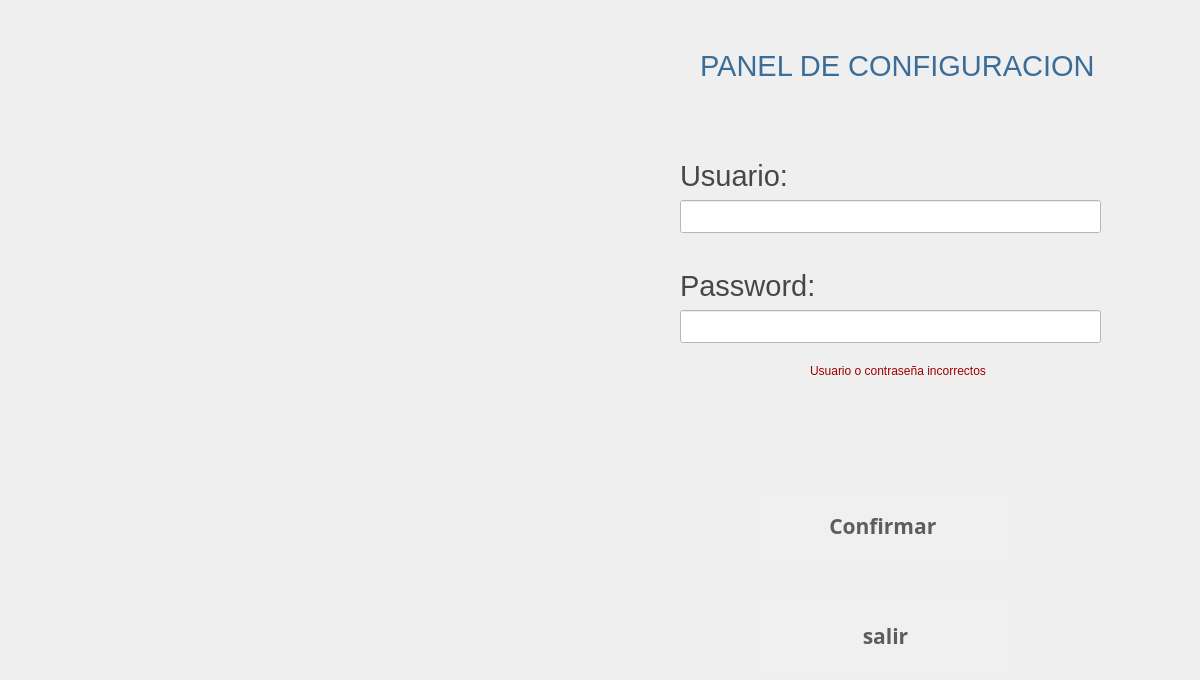
   <widget class="QWidget" name="page_19">
    <widget class="QPushButton" name="bentrar">
     <property name="geometry">
      <rect>
       <x>760</x>
       <y>490</y>
       <width>251</width>
       <height>71</height>
      </rect>
     </property>
     <property name="font">
      <font>
       <family>Ubuntu Mono</family>
       <pointsize>16</pointsize>
       <weight>75</weight>
       <italic>false</italic>
       <bold>true</bold>
       <underline>false</underline>
      </font>
     </property>
     <property name="toolTip">
      <string>Ayuda</string>
     </property>
     <property name="toolTipDuration">
      <number>3</number>
     </property>
     <property name="whatsThis">
      <string extracomment="help"/>
     </property>
     <property name="styleSheet">
      <string notr="true">background-color:rgb(240, 240, 240);
color:rgb(93, 93, 93);
border-radius:80%</string>
     </property>
     <property name="text">
      <string>Confirmar </string>
     </property>
     <property name="icon">
      <iconset>
       <normaloff>../../../../../cajsSATELITE/eum/app/cajeroF/iconos/fl.png</normaloff>../../../../../cajsSATELITE/eum/app/cajeroF/iconos/fl.png</iconset>
     </property>
     <property name="iconSize">
      <size>
       <width>40</width>
       <height>40</height>
      </size>
     </property>
    </widget>
    <widget class="QPushButton" name="bsalirLogin">
     <property name="geometry">
      <rect>
       <x>760</x>
       <y>600</y>
       <width>251</width>
       <height>71</height>
      </rect>
     </property>
     <property name="font">
      <font>
       <family>Ubuntu Mono</family>
       <pointsize>16</pointsize>
       <weight>75</weight>
       <italic>false</italic>
       <bold>true</bold>
       <underline>false</underline>
      </font>
     </property>
     <property name="toolTip">
      <string>Ayuda</string>
     </property>
     <property name="toolTipDuration">
      <number>3</number>
     </property>
     <property name="whatsThis">
      <string extracomment="help"/>
     </property>
     <property name="styleSheet">
      <string notr="true">background-color:rgb(240, 240, 240);
color:rgb(93, 93, 93);
border-radius:80%</string>
     </property>
     <property name="text">
      <string>salir</string>
     </property>
     <property name="icon">
      <iconset>
       <normaloff>../../../../../cajsSATELITE/eum/app/cajeroF/iconos/fb5.png</normaloff>../../../../../cajsSATELITE/eum/app/cajeroF/iconos/fb5.png</iconset>
     </property>
     <property name="iconSize">
      <size>
       <width>40</width>
       <height>40</height>
      </size>
     </property>
    </widget>
    <widget class="QLabel" name="ltime_48">
     <property name="geometry">
      <rect>
       <x>680</x>
       <y>160</y>
       <width>381</width>
       <height>31</height>
      </rect>
     </property>
     <property name="font">
      <font>
       <family>Segoe UI</family>
       <pointsize>22</pointsize>
       <weight>50</weight>
       <italic>false</italic>
       <bold>false</bold>
      </font>
     </property>
     <property name="styleSheet">
      <string notr="true">background-color:transparent;
color:rgb(71, 71, 71)
</string>
     </property>
     <property name="text">
      <string>Usuario:</string>
     </property>
    </widget>
    <widget class="QLineEdit" name="lusu">
     <property name="geometry">
      <rect>
       <x>680</x>
       <y>200</y>
       <width>421</width>
       <height>33</height>
      </rect>
     </property>
     <property name="styleSheet">
      <string notr="true">background-color:white;
color:black;</string>
     </property>
    </widget>
    <widget class="QLabel" name="ltime_49">
     <property name="geometry">
      <rect>
       <x>680</x>
       <y>270</y>
       <width>391</width>
       <height>31</height>
      </rect>
     </property>
     <property name="font">
      <font>
       <family>Segoe UI</family>
       <pointsize>22</pointsize>
       <weight>50</weight>
       <italic>false</italic>
       <bold>false</bold>
      </font>
     </property>
     <property name="styleSheet">
      <string notr="true">background-color:transparent;
color:rgb(71, 71, 71)
</string>
     </property>
     <property name="text">
      <string>Password:</string>
     </property>
    </widget>
    <widget class="QLineEdit" name="lcont">
     <property name="geometry">
      <rect>
       <x>680</x>
       <y>310</y>
       <width>421</width>
       <height>33</height>
      </rect>
     </property>
     <property name="styleSheet">
      <string notr="true">background-color:white;
color:black;</string>
     </property>
     <property name="echoMode">
      <enum>QLineEdit::Password</enum>
     </property>
    </widget>
    <widget class="QLabel" name="lerror1">
     <property name="enabled">
      <bool>true</bool>
     </property>
     <property name="geometry">
      <rect>
       <x>810</x>
       <y>360</y>
       <width>321</width>
       <height>21</height>
      </rect>
     </property>
     <property name="styleSheet">
      <string notr="true">color:rgb(158, 1, 1)
</string>
     </property>
     <property name="text">
      <string>Usuario o contraseña incorrectos</string>
     </property>
    </widget>
    <widget class="QLabel" name="ltime_50">
     <property name="geometry">
      <rect>
       <x>700</x>
       <y>50</y>
       <width>491</width>
       <height>31</height>
      </rect>
     </property>
     <property name="font">
      <font>
       <family>Segoe UI</family>
       <pointsize>22</pointsize>
       <weight>50</weight>
       <italic>false</italic>
       <bold>false</bold>
      </font>
     </property>
     <property name="styleSheet">
      <string notr="true">background-color:transparent;
color:rgb(59, 109, 153);

</string>
     </property>
     <property name="text">
      <string>PANEL DE CONFIGURACION</string>
     </property>
    </widget>
   </widget>
